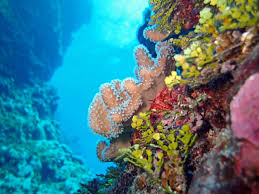
#> input picture datatest/test1.jpg, 259 x 194 px, given as the content of the folder aggle/input/healthy-and-bleached-corals-image-classification, which was not available
$ jupyter execute --allow-errors corals-classification.ipynb   (text cells are left out)
#> lines starting #> are read from the running program, lines starting #| are printed output that depends on the picture; pictures that were not available may be replaced by others from this repository, and a replacement may not be noted
[cell 1]
# Import Data Science Libraries
import numpy as np
import pandas as pd
import tensorflow as tf
from sklearn.model_selection import train_test_split
import itertools
import random

# Import visualization libraries
import matplotlib.pyplot as plt
import matplotlib.cm as cm
import cv2
import seaborn as sns

# Tensorflow Libraries
from tensorflow import keras
from tensorflow.keras import layers,models
from tensorflow.keras.preprocessing.image import ImageDataGenerator
from tensorflow.keras.layers import Dense, Dropout, BatchNormalization
from tensorflow.keras.callbacks import Callback, EarlyStopping,ModelCheckpoint, ReduceLROnPlateau
from tensorflow.keras import Model
from tensorflow.keras.layers.experimental import preprocessing
from tensorflow.keras.optimizers import Adam

# System libraries
from pathlib import Path
import os.path

# Metrics
from sklearn.metrics import classification_report, confusion_matrix

sns.set_style('darkgrid')

[cell 2]
# Seed Everything to reproduce results for future use cases
def seed_everything(seed=42):
    # Seed value for TensorFlow
#> called with seed = 42
    tf.random.set_seed(seed)
#> (this line was passed over: tensorflow is not available in this run)

    # Seed value for NumPy
    np.random.seed(seed)

    # Seed value for Python's random library
    random.seed(seed)

    # Force TensorFlow to use single thread
    # Multiple threads are a potential source of non-reproducible results.
    session_conf = tf.compat.v1.ConfigProto(
        intra_op_parallelism_threads=1,
        inter_op_parallelism_threads=1
    )

    # Make sure that TensorFlow uses a deterministic operation wherever possible
    tf.compat.v1.set_random_seed(seed)

    sess = tf.compat.v1.Session(graph=tf.compat.v1.get_default_graph(), config=session_conf)
    tf.compat.v1.keras.backend.set_session(sess)

seed_everything()
#> (the call stopped at in seed_everything, `session_conf = tf.compat.v1.ConfigProto( intra_op_parallelism_threads=..`: tensorflow is not available in this run)

[cell 3]
import sys
sys.path.append('/kaggle/input/missfile')  # Thêm đường dẫn thư mục chứa tệp helper_functions.py

# Import các hàm từ helper_functions
from helper_functions import create_tensorboard_callback, plot_loss_curves, unzip_data, compare_historys, walk_through_dir, pred_and_plot

[cell 4]
BATCH_SIZE = 32
TARGET_SIZE = (224, 224)

[cell 5]
# Walk through each directory
dataset = "/kaggle/input/healthy-and-bleached-corals-image-classification"
walk_through_dir(dataset)
#> (this line was passed over: helper_functions is not available in this run)

[cell 6]
def convert_path_to_df(dataset):
    image_dir = Path(dataset)

    # Get filepaths and labels
    filepaths = list(image_dir.glob(r'**/*.JPG')) + list(image_dir.glob(r'**/*.jpg')) + list(image_dir.glob(r'**/*.jpeg')) + list(image_dir.glob(r'**/*.PNG'))

    labels = list(map(lambda x: os.path.split(os.path.split(x)[0])[1], filepaths))

    filepaths = pd.Series(filepaths, name='Filepath').astype(str)
    labels = pd.Series(labels, name='Label')

    # Concatenate filepaths and labels
    image_df = pd.concat([filepaths, labels], axis=1)
    return image_df

image_df = convert_path_to_df(dataset)

[cell 7]
# Check for corrupted images within the dataset
import PIL
from pathlib import Path
from PIL import UnidentifiedImageError

path = Path(dataset).rglob("*.jpg")
for img_p in path:
    try:
        img = PIL.Image.open(img_p)
#> img is the input picture: PIL image 259x194 RGB; mean R, G, B 67.1, 124.3, 135.3
    except PIL.UnidentifiedImageError:
            print(img_p)

[cell 8]
# Get the value counts for each label
label_counts = image_df['Label'].value_counts()

# Create the figure and axes
fig, axes = plt.subplots(nrows=1, ncols=2, figsize=(20, 6))

# Define the color palette for the pie chart
colors = sns.color_palette('pastel', len(label_counts))

# Plot the pie chart with percentages, colors, and separation
explode = [0.02] * len(label_counts)  # Define separation values for each pie slice
axes[0].pie(label_counts.values, labels=label_counts.index, autopct='%1.1f%%', startangle=90, colors=colors, explode=explode)
axes[0].axis('equal')  # Equal aspect ratio ensures the pie chart is circular
axes[0].set_title('Percentage Distribution of Labels in Image Dataset', fontsize=16)

# Plot the bar chart
sns.barplot(x=label_counts.index, y=label_counts.values, alpha=0.8, palette='pastel', ax=axes[1])
axes[1].set_title('Count Distribution of Labels in Image Dataset', fontsize=16)
axes[1].set_xlabel('Label', fontsize=14)
axes[1].set_ylabel('Count', fontsize=14)
axes[1].set_xticklabels(label_counts.index, rotation=45)

# Add a super-title to the figure
fig.suptitle('Image Dataset Label Distribution', fontsize=20)

# Adjust the spacing between the plots and the title
fig.subplots_adjust(top=0.85)

# Display the plot
plt.show()
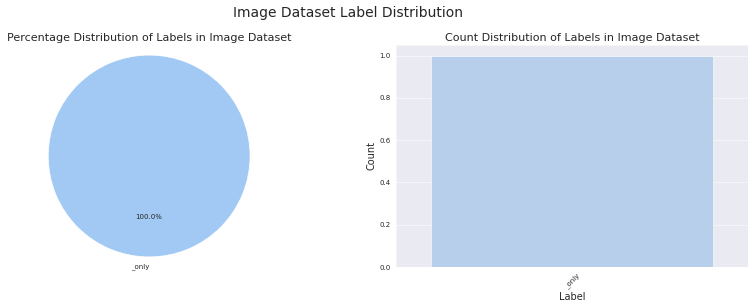
#> figure drawn by matplotlib, 2 panels

[cell 9]
# Display 16 picture of the dataset with their labels
random_index = np.random.randint(0, len(image_df), 16)
fig, axes = plt.subplots(nrows=4, ncols=4, figsize=(10, 10),
                        subplot_kw={'xticks': [], 'yticks': []})

for i, ax in enumerate(axes.flat):
    ax.imshow(plt.imread(image_df.Filepath[random_index[i]]))
    ax.set_title(image_df.Label[random_index[i]])
plt.tight_layout()
plt.show()

[cell 10]
def compute_ela_cv(path, quality):
    temp_filename = 'temp_file_name.jpeg'
    SCALE = 15
    orig_img = cv2.imread(path)
    orig_img = cv2.cvtColor(orig_img, cv2.COLOR_BGR2RGB)

    cv2.imwrite(temp_filename, orig_img, [cv2.IMWRITE_JPEG_QUALITY, quality])

    # read compressed image
    compressed_img = cv2.imread(temp_filename)

    # get absolute difference between img1 and img2 and multiply by scale
    diff = SCALE * cv2.absdiff(orig_img, compressed_img)
    return diff


def convert_to_ela_image(path, quality):
    temp_filename = 'temp_file_name.jpeg'
    ela_filename = 'temp_ela.png'
    image = Image.open(path).convert('RGB')
    image.save(temp_filename, 'JPEG', quality = quality)
    temp_image = Image.open(temp_filename)

    ela_image = ImageChops.difference(image, temp_image)

    extrema = ela_image.getextrema()
    max_diff = max([ex[1] for ex in extrema])
    if max_diff == 0:
        max_diff = 1

    scale = 255.0 / max_diff
    ela_image = ImageEnhance.Brightness(ela_image).enhance(scale)

    return ela_image


def random_sample(path, extension=None):
    if extension:
        items = Path(path).glob(f'*.{extension}')
    else:
        items = Path(path).glob(f'*')

    items = list(items)

    p = random.choice(items)
    return p.as_posix()

[cell 11]
# View random sample from the dataset
p = random_sample('/kaggle/input/healthy-and-bleached-corals-image-classification/bleached_corals')
orig = cv2.imread(p)
orig = cv2.cvtColor(orig, cv2.COLOR_BGR2RGB) / 255.0
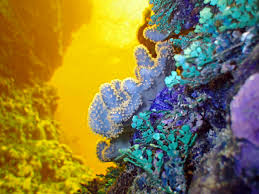
#> orig: shape (194, 259, 3) float64; mean B, G, R 0.263, 0.487, 0.531
init_val = 100
columns = 3
rows = 3

fig=plt.figure(figsize=(15, 10))
for i in range(1, columns*rows +1):
    quality=init_val - (i-1) * 8
    img = compute_ela_cv(path=p, quality=quality)
#> in compute_ela_cv, `compressed_img = cv2.imread(temp_filename)`:
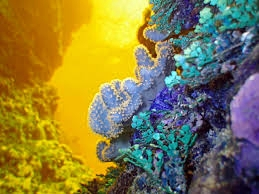
#> compressed_img: shape (194, 259, 3); mean B, G, R 67.5, 124.3, 135.3
#> in compute_ela_cv, `diff = SCALE * cv2.absdiff(orig_img, compressed_img)`:
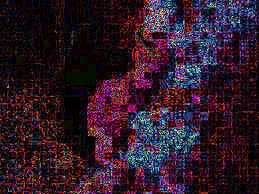
#> diff: shape (194, 259, 3); mean R, G, B 47.7, 26.2, 40.4
    if i == 1:
        img = orig.copy()
    ax = fig.add_subplot(rows, columns, i)
    ax.title.set_text(f'q: {quality}')
    plt.imshow(img)
plt.show()
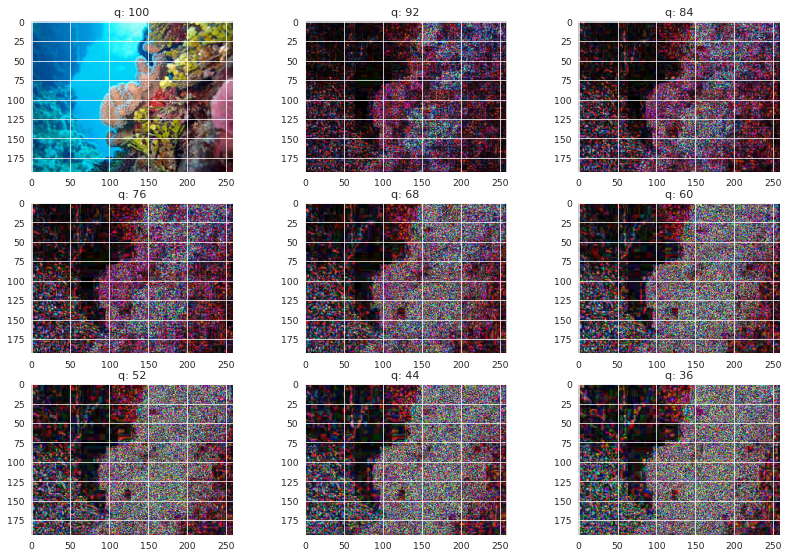
#> figure drawn by matplotlib, 9 panels; B, G, R data is drawn as R, G, B
